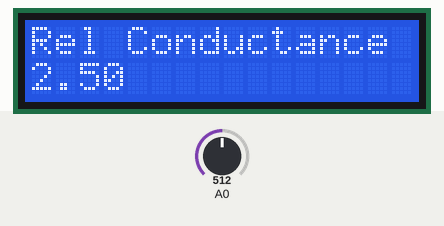
Simulated run of this sketch. Board: Arduino Uno, built with avr-gcc and run on an emulated ATmega328P. On the bench: 16×2 character LCD. The inputs (shaded band) are chosen by the test bench; at power-on: A0 = 512.

Above: at 1.2 s.
1.3 s: A0 set to 716
At 2.5 s:
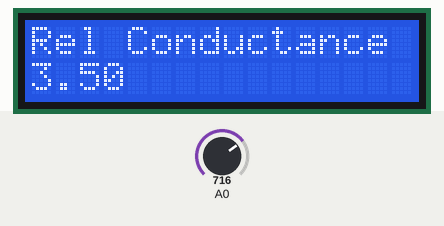
2.8 s: A0 set to 900
At 3.3 s:
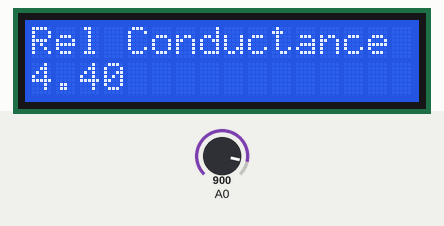
4.3 s: A0 set to 1023
At 5.2 s:
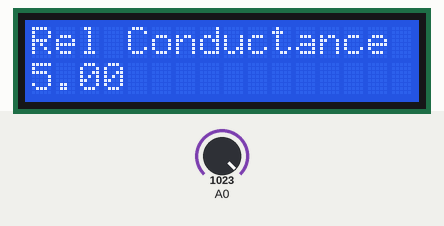
Timing chart, 0 to 7.3 s (numbered marks = the images above; inputs shaded):
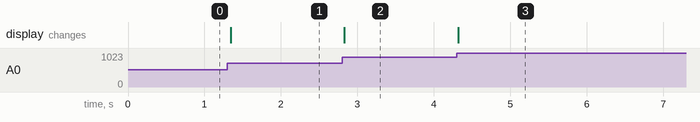

The sketch:

teachengineering_probe_activity1_code.ino
```cpp
#include <LiquidCrystal.h>
LiquidCrystal lcd(12,11,5,4,3,2);


 const int switchPin = 6;
 int switchState = 0;
 int condVal;

 void setup() {
   Serial.begin(9600); //establishes a connection to the arduino
   lcd.begin(16,2); //instructs the lcd to begin displaying
   pinMode(switchPin, INPUT); //sets analog 6 as an input pin

 }

 void loop() {  //everything between these curly braces will loop
   condVal = analogRead(A0);
   float voltage = condVal*(5.0/1023.0); //calculation of relative conductivity
   lcd.setCursor(0,0); //instructs LCD to go to the first line, first space
   lcd.print("Rel Conductance"); //instructs LCD to display "Rel Conductance" beginning on the first line, first space of the LCD display.
   lcd.setCursor(0,1); //instructs LCD display to go to the second line, first space.
   lcd.print(voltage); //display the relative conductivity from the probe on the second line, first space
   delay(50); //delay before looping
 }
```

Measured:
- after the input at 1.3 s, the display: changes at once (image 1)
- after the input at 2.8 s, the display: changes at once (image 2)
- after the input at 4.3 s, the display: changes at once (image 3)
